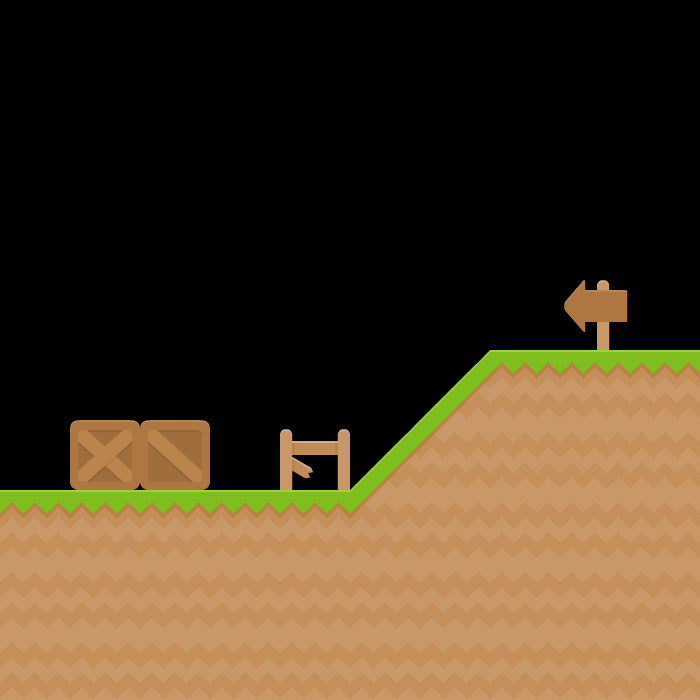

Tiled map render using the project's own tile images. Description and the whole map definition, tile-layer contents included, below:
An orthogonal 10x10 tile map with 70x70 px tiles, 2 tile layers (BG, Tile Layer 1).

<map version="1.0" orientation="orthogonal" width="10" height="10" tilewidth="70" tileheight="70">
 <tileset firstgid="1" name="Base Pack" tilewidth="70" tileheight="70" spacing="2">
  <image source="base_pack.png" width="914" height="936" />
 </tileset>
 <layer name="BG" width="10" height="10">
  <properties>
   <property name="Solid" value="False" />
  </properties>
  <data>
   <tile gid="0" />
   <tile gid="0" />
   <tile gid="0" />
   <tile gid="0" />
   <tile gid="0" />
   <tile gid="0" />
   <tile gid="0" />
   <tile gid="0" />
   <tile gid="0" />
   <tile gid="0" />
   <tile gid="0" />
   <tile gid="0" />
   <tile gid="0" />
   <tile gid="0" />
   <tile gid="0" />
   <tile gid="0" />
   <tile gid="0" />
   <tile gid="0" />
   <tile gid="0" />
   <tile gid="0" />
   <tile gid="0" />
   <tile gid="0" />
   <tile gid="0" />
   <tile gid="0" />
   <tile gid="0" />
   <tile gid="0" />
   <tile gid="0" />
   <tile gid="0" />
   <tile gid="0" />
   <tile gid="0" />
   <tile gid="0" />
   <tile gid="0" />
   <tile gid="0" />
   <tile gid="0" />
   <tile gid="0" />
   <tile gid="0" />
   <tile gid="0" />
   <tile gid="0" />
   <tile gid="0" />
   <tile gid="0" />
   <tile gid="0" />
   <tile gid="0" />
   <tile gid="0" />
   <tile gid="0" />
   <tile gid="0" />
   <tile gid="0" />
   <tile gid="0" />
   <tile gid="0" />
   <tile gid="53" />
   <tile gid="0" />
   <tile gid="0" />
   <tile gid="0" />
   <tile gid="0" />
   <tile gid="0" />
   <tile gid="0" />
   <tile gid="0" />
   <tile gid="0" />
   <tile gid="0" />
   <tile gid="0" />
   <tile gid="0" />
   <tile gid="0" />
   <tile gid="133" />
   <tile gid="145" />
   <tile gid="0" />
   <tile gid="22" />
   <tile gid="0" />
   <tile gid="0" />
   <tile gid="0" />
   <tile gid="0" />
   <tile gid="0" />
   <tile gid="0" />
   <tile gid="0" />
   <tile gid="0" />
   <tile gid="0" />
   <tile gid="0" />
   <tile gid="0" />
   <tile gid="0" />
   <tile gid="0" />
   <tile gid="0" />
   <tile gid="0" />
   <tile gid="0" />
   <tile gid="0" />
   <tile gid="0" />
   <tile gid="0" />
   <tile gid="0" />
   <tile gid="0" />
   <tile gid="0" />
   <tile gid="0" />
   <tile gid="0" />
   <tile gid="0" />
   <tile gid="0" />
   <tile gid="0" />
   <tile gid="0" />
   <tile gid="0" />
   <tile gid="0" />
   <tile gid="0" />
   <tile gid="0" />
   <tile gid="0" />
   <tile gid="0" />
   <tile gid="0" />
  </data>
 </layer>
 <layer name="Tile Layer 1" width="10" height="10">
  <properties>
   <property name="Solid" value="True" />
  </properties>
  <data>
   <tile gid="0" />
   <tile gid="0" />
   <tile gid="0" />
   <tile gid="0" />
   <tile gid="0" />
   <tile gid="0" />
   <tile gid="0" />
   <tile gid="0" />
   <tile gid="0" />
   <tile gid="0" />
   <tile gid="0" />
   <tile gid="0" />
   <tile gid="0" />
   <tile gid="0" />
   <tile gid="0" />
   <tile gid="0" />
   <tile gid="0" />
   <tile gid="0" />
   <tile gid="0" />
   <tile gid="0" />
   <tile gid="0" />
   <tile gid="0" />
   <tile gid="0" />
   <tile gid="0" />
   <tile gid="0" />
   <tile gid="0" />
   <tile gid="0" />
   <tile gid="0" />
   <tile gid="0" />
   <tile gid="0" />
   <tile gid="0" />
   <tile gid="0" />
   <tile gid="0" />
   <tile gid="0" />
   <tile gid="0" />
   <tile gid="0" />
   <tile gid="0" />
   <tile gid="0" />
   <tile gid="0" />
   <tile gid="0" />
   <tile gid="0" />
   <tile gid="0" />
   <tile gid="0" />
   <tile gid="0" />
   <tile gid="0" />
   <tile gid="0" />
   <tile gid="0" />
   <tile gid="0" />
   <tile gid="0" />
   <tile gid="0" />
   <tile gid="0" />
   <tile gid="0" />
   <tile gid="0" />
   <tile gid="0" />
   <tile gid="0" />
   <tile gid="0" />
   <tile gid="33" />
   <tile gid="104" />
   <tile gid="104" />
   <tile gid="104" />
   <tile gid="0" />
   <tile gid="0" />
   <tile gid="0" />
   <tile gid="0" />
   <tile gid="0" />
   <tile gid="33" />
   <tile gid="21" />
   <tile gid="153" />
   <tile gid="153" />
   <tile gid="153" />
   <tile gid="104" />
   <tile gid="104" />
   <tile gid="104" />
   <tile gid="104" />
   <tile gid="104" />
   <tile gid="21" />
   <tile gid="153" />
   <tile gid="153" />
   <tile gid="153" />
   <tile gid="153" />
   <tile gid="153" />
   <tile gid="153" />
   <tile gid="153" />
   <tile gid="153" />
   <tile gid="153" />
   <tile gid="153" />
   <tile gid="153" />
   <tile gid="153" />
   <tile gid="153" />
   <tile gid="153" />
   <tile gid="153" />
   <tile gid="153" />
   <tile gid="153" />
   <tile gid="153" />
   <tile gid="153" />
   <tile gid="153" />
   <tile gid="153" />
   <tile gid="153" />
   <tile gid="153" />
   <tile gid="153" />
  </data>
 </layer>
</map>
